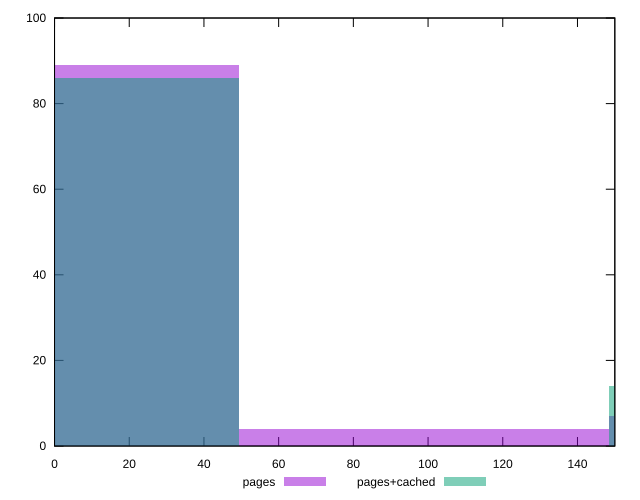

gnuplot code for this plot:
reset

$pages <<EOF
197.78342961806803 7
0 89
98.89171480903401 4
EOF

$pagesCached <<EOF
0 86
197.78342961806803 14
EOF

set key outside below
set boxwidth 98.89171480903401
set xrange [0:150]
set yrange [0:100]
set trange [0:100]
set style fill transparent solid 0.5 noborder
set terminal svg size 640, 500 enhanced background rgb 'white'
set output "report_00018_2021-02-10T15-25-16.877Z/unminified-css/comparison/histogram/0_vs_1.svg"

plot $pages title "pages" with boxes, \
     $pagesCached title "pages+cached" with boxes

reset
